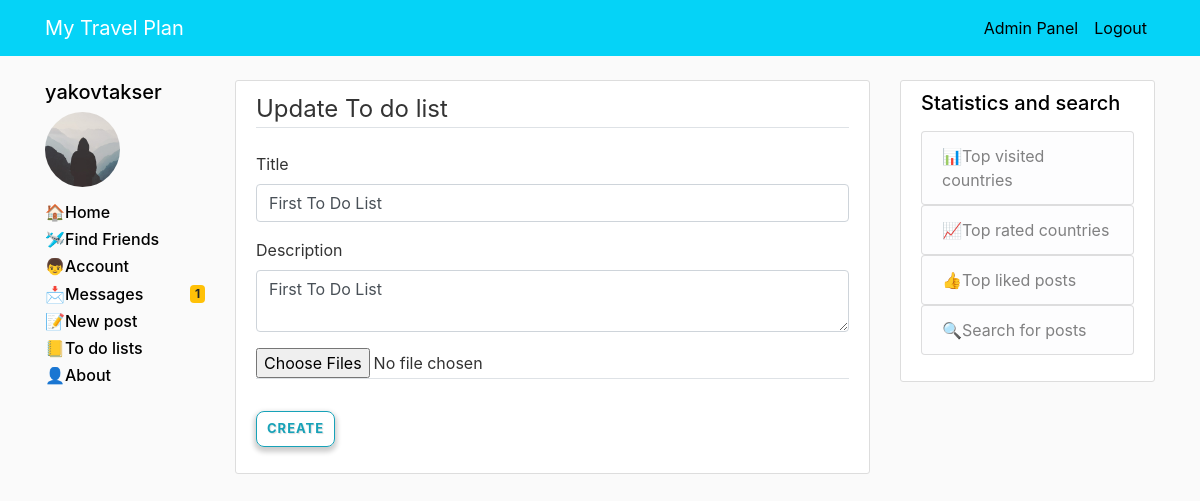
The page /todolist/1/update (signed in) on the database its author committed.
### mytravelplan/models.py (models this page shows, shortened)
class User(db.Model, UserMixin):
    id = db.Column(db.Integer, primary_key=True)
    username = db.Column(db.String(20), unique=True, nullable=False)
    email = db.Column(db.String(120), unique=True, nullable=False)
    image_file = db.Column(db.String(20), nullable=False, default='default.jpg')
    password = db.Column(db.String(60), nullable=False)
    first_name = db.Column(db.String(20), nullable=False)
    last_name = db.Column(db.String(20), nullable=False)
    date_of_birth = db.Column(db.DateTime, nullable=True)
    messageReceived = db.relationship('Message', backref='receiverUser', lazy=True)
    comments = db.relationship('Comment', backref='author', lazy=True)
    admin_permissions = db.Column(db.Integer, default=0)
    posts = db.relationship('Post', backref='author', lazy=True)
    to_do_list = db.relationship('Todolist', backref='author', lazy=True)
    amount_of_posts = db.Column(db.Integer, default=0)
    level_of_user = db.Column(db.String(100), default='New')
    verified = db.Column(db.Boolean, default=False)

class Todolist(db.Model):
    id = db.Column(db.Integer, primary_key=True)
    title = db.Column(db.String(100), unique=True, nullable=False)
    date_posted = db.Column(db.DateTime, nullable=False, default=datetime.utcnow)
    content = db.Column(db.Text, nullable=False)
    user_id = db.Column(db.Integer, db.ForeignKey('user.id'),
                        nullable=False)  # Foreign Key to make a relationship with the user by 'user_id' field
    imgs = db.relationship('ImageToDoList', backref='belong', lazy=True)
    post_in_to_do_list = db.relationship('Postintodolist', backref='belong', lazy=True)

### mytravelplan/todolists/routes.py (the view)
@todolists.route("/todolist/<int:todolist_id>/update", methods=['GET', 'POST'])
@login_required
def update_to_do_list(todolist_id):
    to_do_list = Todolist.query.get_or_404(todolist_id)
    msg_counters = messages_counters()
    if to_do_list.author != current_user and current_user.admin_permissions != 1:
        abort(403)
    form = ToDoListForm()
    if form.validate_on_submit():
        to_do_list.title = form.title.data
        to_do_list.content = form.content.data
        db.session.commit()
        flash('Your to do list has been updated!', 'success')
        return redirect(url_for('todolists.to_do_list', todolist_id=todolist_id))
    elif request.method == 'GET':
        form.title.data = to_do_list.title
        form.content.data = to_do_list.content
    return render_template('create_to_do_list.html', title='Update To do list', form=form, legend='Update To do list', msg_counters=msg_counters)

### mytravelplan/todolists/forms.py
class ToDoListForm(FlaskForm):
    title = StringField('Title', validators=[DataRequired()])
    content = TextAreaField('Description')
    submit = SubmitField('Create')

### mytravelplan/messages/routes.py (called while the page is built)
@login_required
def messages_counters():
    msg_counters = []
    inboxMessagesCounter = Message.query.filter_by(receiver=current_user.username, deletedByReceiver=False).count()
    msg_counters.append(inboxMessagesCounter)
    unreadMessagesCounter = Message.query.filter_by(receiver=current_user.username, readed=False,
                                                    deletedByReceiver=False).count()
    msg_counters.append(unreadMessagesCounter)
    sentMessagesCounter = Message.query.filter_by(owner=current_user.username, deletedByOwner=False).count()
    msg_counters.append(sentMessagesCounter)
    return msg_counters

### mytravelplan/models.py (called while the page is built)
@login_manager.user_loader
def load_user(user_id):
    return User.query.get(int(user_id))

### mytravelplan/templates/create_to_do_list.html (shortened to what this page needs)
{% extends "base.html" %}
    {% block content %}
        <div class="content-section">
            <form method="POST" action="" enctype="multipart/form-data">
                <fieldset class="form-group">
                    <legend class="border-bottom mb-4">{{ legend }}</legend>
                    <div class="form-group">
                        {{ form.title.label(class="form-control-label") }}
                         {% if form.title.errors %}
                            {{ form.title(class="form-control form-control-md is-invalid") }}
                            <div class="invalid-feedback">
                                {% for error in form.title.errors %}
                                <span>{{ error }}</span>
                                {% endfor %}
                            </div>
                        {% else %}
                            {{ form.title(class="form-control form-control-md") }}
                        {% endif %}
                    </div>
                    <div class="form-group">
                        {{ form.content.label(class="form-control-label") }}
                         {% if form.content.errors %}
                            {{ form.content(class="form-control form-control-md is-invalid") }}
                            <div class="invalid-feedback">
                                {% for error in form.content.errors %}
                                <span>{{ error }}</span>
                                {% endfor %}
                            </div>
                        {% else %}
                            {{ form.content(class="form-control form-control-md") }}
                        {% endif %}
                    </div>
                    <input type="file" name="file[]" multiple="">
                    <legend class="border-bottom mb-3"></legend>
                </fieldset>
                    <div class="form-group">
                        {{ form.submit(class="btn btn-outline-info") }}
                    </div>
           </form>
        </div>
    {% endblock %}

### mytravelplan/templates/base.html (shortened to what this page needs)
<!DOCTYPE html>
<html lang="en">
<head>
    <link rel="stylesheet" href="https://stackpath.bootstrapcdn.com/bootstrap/4.3.1/css/bootstrap.min.css">
    <link href="https://maxcdn.bootstrapcdn.com/font-awesome/4.7.0/css/font-awesome.min.css" rel="stylesheet">
    <link rel="stylesheet" href="https://maxcdn.bootstrapcdn.com/bootstrap/4.1.3/css/bootstrap.min.css" />
<link rel="stylesheet" href="http://bootstraptema.ru/plugins/2015/kw-count/kwcount.css" />
    <link rel="stylesheet" type="text/css" href="{{ url_for('static', filename='main.css') }}">
</head>
<body>
    <header class="site-header">
      <nav class="navbar navbar-expand-md navbar-dark bg-steel fixed-top">
        <div class="container">
          <a class="navbar-brand mr-4" href="/">My Travel Plan</a>
          <div class="collapse navbar-collapse" id="navbarToggle">
            <div class="navbar-nav">
                {% if current_user.is_authenticated %}
                    {% if current_user.admin_permissions == 1 %}
                        <a class="nav-item nav-link" href="{{ url_for('users.admin') }}">Admin Panel</a>
                    {% endif %}
                <a class="nav-item nav-link" href="{{ url_for('users.logout') }}">Logout</a>
                {% else %}
              <a class="nav-item nav-link" href="{{ url_for('users.login') }}">Login</a>
              <a class="nav-item nav-link" href="{{ url_for('users.register') }}">Register</a>
                {% endif %}
            </div>
          </div>
        </div>
      </nav>
    </header>
        <main role="main" class="container">
      <div class="row">
            <div class="col-md-2">
                 {% if current_user.is_authenticated %}
                 <h5>{{ current_user.username }}</h5>
                    <div class="media">
                        <img class="rounded-circle account-img" style="width: 75px;height: 75px;" src="{{ url_for('static', filename='profile_pics/' + current_user.image_file)}}">
                    </div>
                {% endif %}
                <h6><a  href="{{ url_for('main.home') }}" style="color:#000000">&#127968;Home</a></h6>
                <h6><a  href="{{ url_for('main.find_friends') }}" style="color:#000000">&#128745;Find Friends</a></h6>
                {% if current_user.is_authenticated %}
                <h6><a  href="{{ url_for('users.account', username=current_user.username) }}" style="color:#000000">&#128102;Account</a></h6>
                <h6><a  href="{{ url_for('messages.inbox') }}" style="color:#000000">&#128233;<span class="badge badge-warning pull-right">{{ msg_counters[1] }}</span>Messages</a></h6>
                <h6><a  href="{{ url_for('posts.new_post', username=current_user.username) }}" style="color:#000000">&#128221;New post</a></h6>
                <h6><a  href="{{ url_for('todolists.to_do_lists', post_id=0, to_do_list_id=0) }}" style="color:#000000">&#128210;To do lists</a></h6>
                {% endif %}
                <h6><a  href="{{ url_for('main.about') }}" style="color:#000000">&#128100;About</a></h6>
        </div>
        <div class="col-md-7">
          {% block content %}{% endblock %}
        </div>
        <div class="col-md-3">
          <div class="content-section">
              <h5>Statistics and search</h5>
            <p class='text-muted'>
              <ul class="list-group">
              <a href="{{ url_for('main.most_visited_countries') }}"><li class="list-group-item list-group-item-light">&#128202;Top visited countries</li></a>
              <a href="{{ url_for('main.most_rated_countries') }}"><li class="list-group-item list-group-item-light">&#128200;Top rated countries</li></a>
              <a href="{{ url_for('main.most_liked_posts') }}"><li class="list-group-item list-group-item-light">&#128077;Top liked posts</li></a>
              <a href="{{ url_for('main.search') }}"><li  class="list-group-item list-group-item-light">&#128269;Search for posts</li></a>
              </ul>
            </p>
          </div>
        </div>
      </div>
    </main>
</body>
</html>

### mytravelplan/static/main.css (style rules this page uses)
body { background: #fafafa; color: #333333; margin-top: 5rem; }
h1, h2, h3, h4, h5, h6 { color: black; }
.bg-steel { background-color:#05d3f7; }
.site-header .navbar-nav .nav-link { color: black; }
.content-section { background: #ffffff; padding: 10px 20px; border: 1px solid #dddddd; border-radius: 3px; margin-bottom: 20px; }
.account-img { height: 125px; width: 125px; margin-right: 20px; margin-bottom: 16px; }
.btn { border-radius: 8px; font-size: 13px; font-weight: bold; letter-spacing: 1px; padding: 7px 10px; text-shadow: 1px 1px 1px rgba(0, 0, 0, 0.14); text-transform: uppercase; box-shadow: 0 3px 5px 2px rgba(0, 0, 0, 0.2); }

### rows shown on the page
User: username "yakovtakser", image_file (placeholder picture)
Todolist: title "First To Do List", content "First To Do List"

### other values the page prints
{{ msg_counters[1] }} "1"
{{ legend }} "Update To do list"
